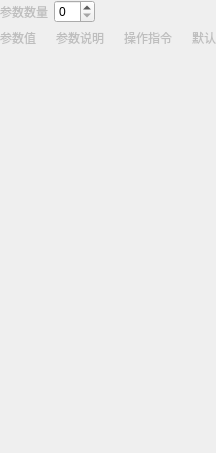
          <widget class="QWidget" name="varOutpage">
           <layout class="QGridLayout" name="gridLayout_22">
            <property name="leftMargin">
             <number>0</number>
            </property>
            <property name="topMargin">
             <number>0</number>
            </property>
            <property name="rightMargin">
             <number>0</number>
            </property>
            <property name="bottomMargin">
             <number>0</number>
            </property>
            <item row="2" column="0" colspan="2">
             <layout class="QGridLayout" name="outLayout" columnstretch="0"/>
            </item>
            <item row="3" column="1">
             <spacer name="verticalSpacer_17">
              <property name="orientation">
               <enum>Qt::Vertical</enum>
              </property>
              <property name="sizeHint" stdset="0">
               <size>
                <width>20</width>
                <height>406</height>
               </size>
              </property>
             </spacer>
            </item>
            <item row="1" column="0" colspan="2">
             <layout class="QHBoxLayout" name="horizontalLayout_144" stretch="4,4,13,0">
              <property name="spacing">
               <number>20</number>
              </property>
              <property name="leftMargin">
               <number>0</number>
              </property>
              <property name="rightMargin">
               <number>0</number>
              </property>
              <item>
               <widget class="QLabel" name="label_87">
                <property name="enabled">
                 <bool>false</bool>
                </property>
                <property name="text">
                 <string>参数值</string>
                </property>
               </widget>
              </item>
              <item>
               <widget class="QLabel" name="label_88">
                <property name="enabled">
                 <bool>false</bool>
                </property>
                <property name="text">
                 <string>参数说明</string>
                </property>
               </widget>
              </item>
              <item>
               <widget class="QLabel" name="label_89">
                <property name="enabled">
                 <bool>false</bool>
                </property>
                <property name="text">
                 <string>操作指令</string>
                </property>
               </widget>
              </item>
              <item>
               <widget class="QLabel" name="label_90">
                <property name="enabled">
                 <bool>false</bool>
                </property>
                <property name="text">
                 <string>默认</string>
                </property>
               </widget>
              </item>
             </layout>
            </item>
            <item row="0" column="0" colspan="2">
             <layout class="QHBoxLayout" name="horizontalLayout_141">
              <item>
               <widget class="QLabel" name="label_86">
                <property name="enabled">
                 <bool>false</bool>
                </property>
                <property name="text">
                 <string>参数数量</string>
                </property>
               </widget>
              </item>
              <item>
               <widget class="QSpinBox" name="outParaNumber"/>
              </item>
              <item>
               <spacer name="horizontalSpacer_47">
                <property name="orientation">
                 <enum>Qt::Horizontal</enum>
                </property>
                <property name="sizeHint" stdset="0">
                 <size>
                  <width>40</width>
                  <height>20</height>
                 </size>
                </property>
               </spacer>
              </item>
             </layout>
            </item>
           </layout>
          </widget>
